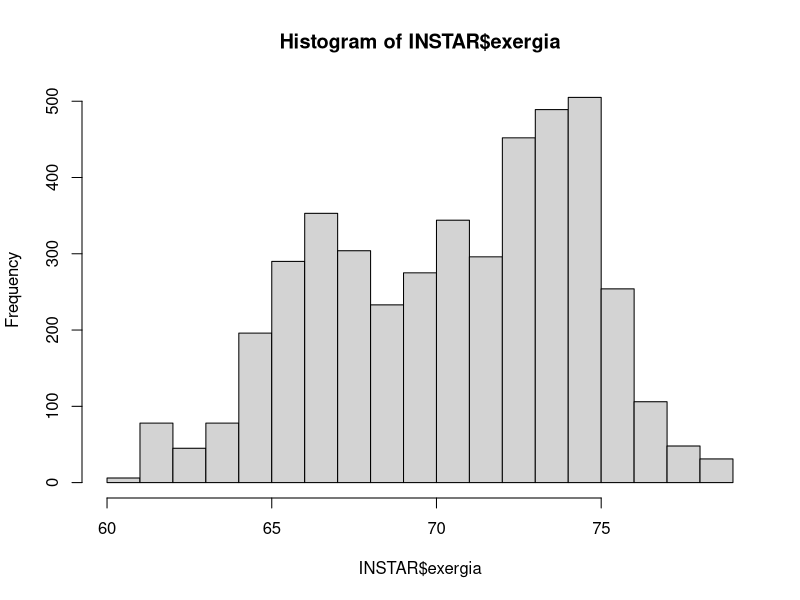
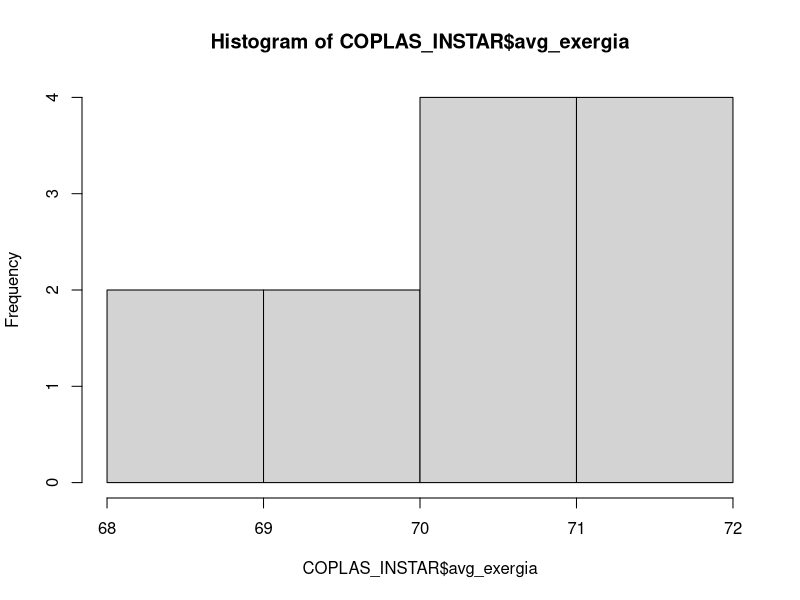
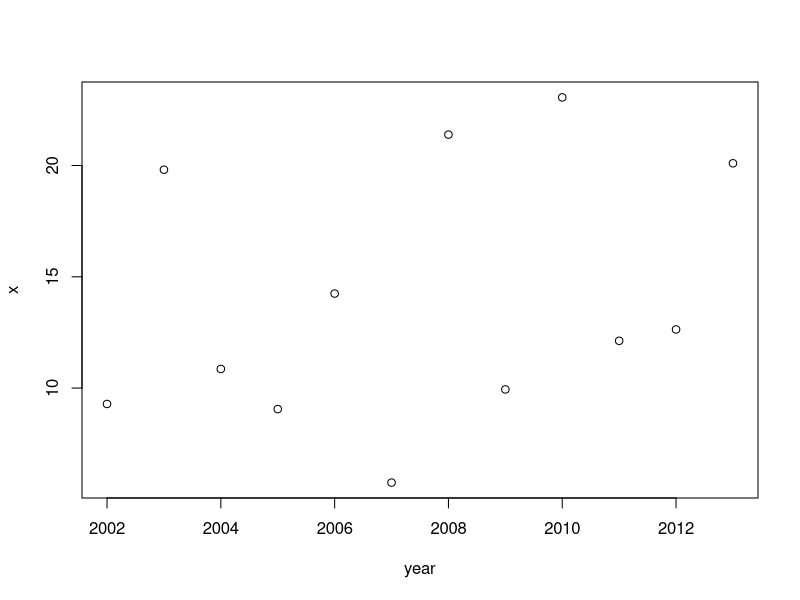
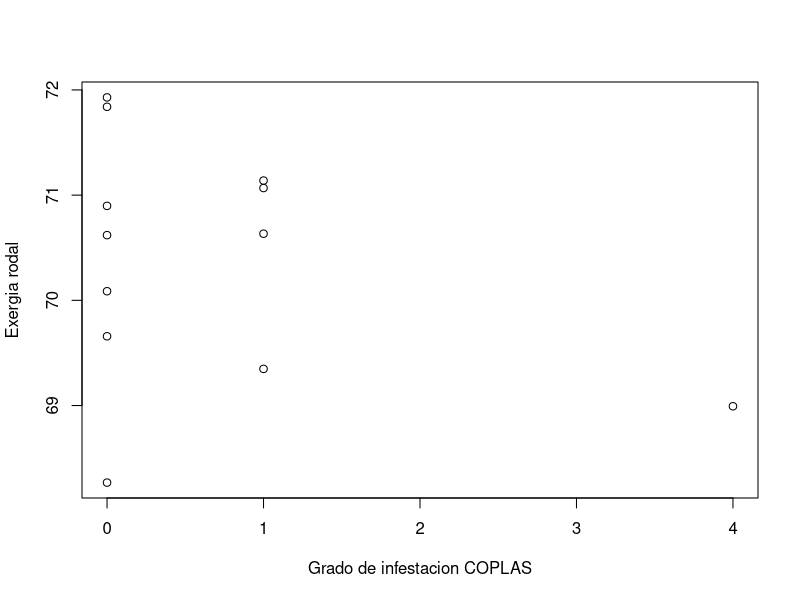
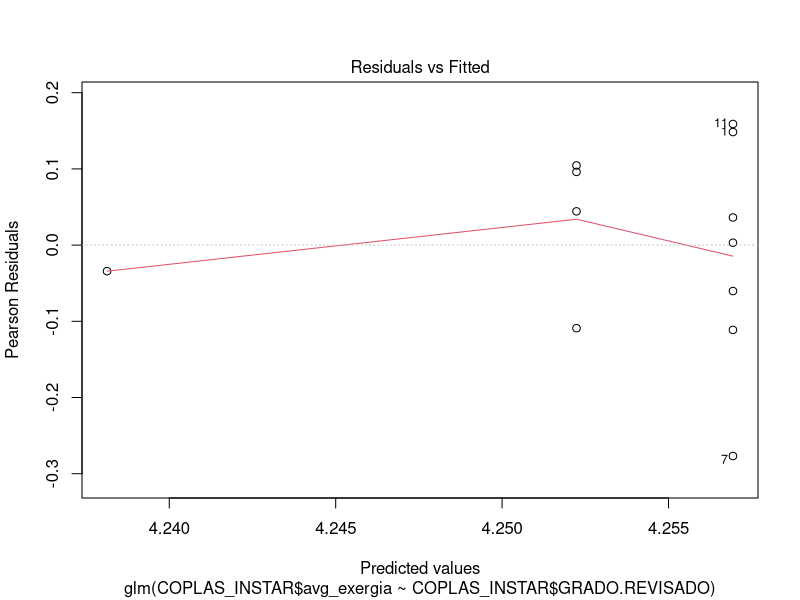
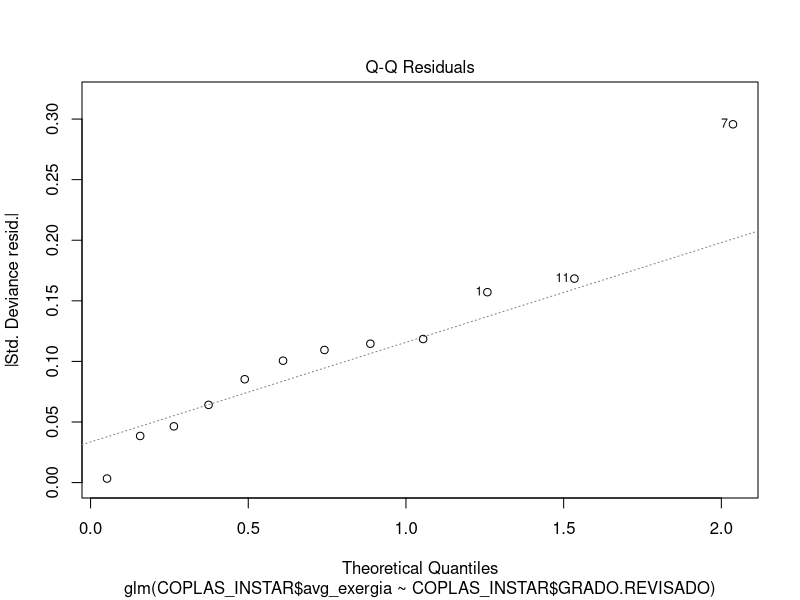
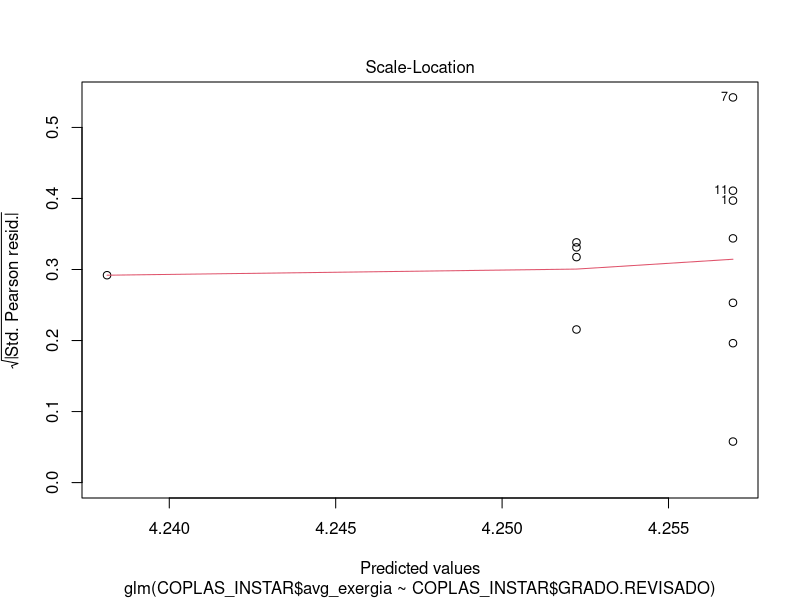
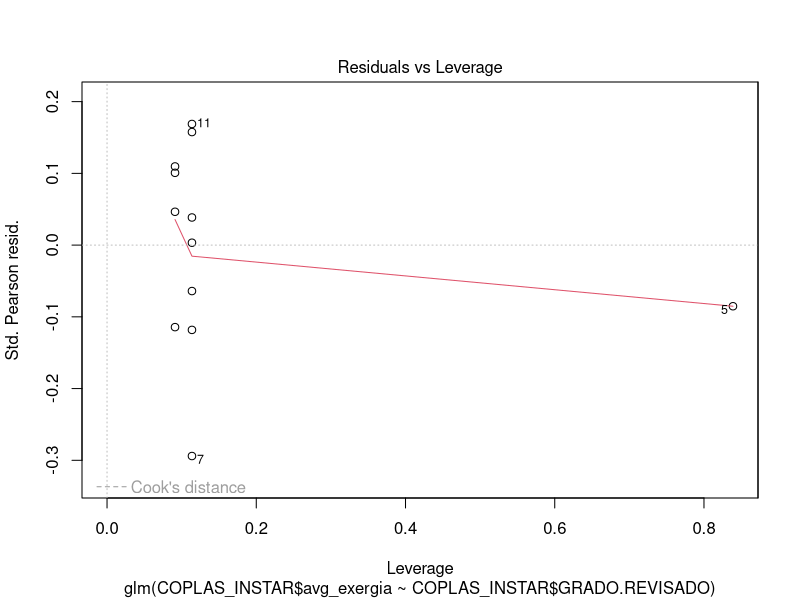

Recreate these plots in R, in order. (Note: this script raises an error after producing the figures.)
## ---- chunk 1
install.packages("lubridate")
library(lubridate) # Para las fechas
## ---- chunk 2
INSTAR<-read.table("instar_bz008.txt", header=T, sep=",", dec=".")
INSTAR$fecha <-as.Date(INSTAR$fecha, format="%m-%d-%y")#aunque pongo formato mm/dd/yyyy se pone como yyyy-mm-dd
## ---- chunk 3
INSTAR$yday <- yday(INSTAR$fecha) # anadimos el dia del anio con el paquete lubridate
INSTAR$year <- year(INSTAR$fecha) # anadimos el anio con el paquete lubridate
INSTAR$biociclo <- NULL
## ---- chunk 4
#Baza
subset_1993 <- subset(INSTAR, INSTAR$year==1993)
for(i in 1:length(subset_1993$yday)){
  ifelse(subset_1993$yday[i]<=79, 
       subset_1993$biociclo[i] <- 1, subset_1993$biociclo[i] <- 2)
}

subset_1994 <- subset(INSTAR, INSTAR$year==1994)
for(i in 1:length(subset_1994$yday)){
  ifelse(subset_1994$yday[i]<=79, 
       subset_1994$biociclo[i] <- 2, subset_1994$biociclo[i] <- 3)
}

subset_1995 <- subset(INSTAR, INSTAR$year==1995)
for(i in 1:length(subset_1995$yday)){
  ifelse(subset_1995$yday[i]<=79, 
       subset_1995$biociclo[i] <- 3, subset_1995$biociclo[i] <- 4)
}

subset_1996 <- subset(INSTAR, INSTAR$year==1996)
for(i in 1:length(subset_1996$yday)){
  ifelse(subset_1996$yday[i]<=79, 
       subset_1996$biociclo[i] <- 4, subset_1996$biociclo[i] <- 5)
}

subset_1997 <- subset(INSTAR, INSTAR$year==1997)
for(i in 1:length(subset_1997$yday)){
  ifelse(subset_1997$yday[i]<=79, 
       subset_1997$biociclo[i] <- 5, subset_1997$biociclo[i] <- 6)
}

subset_1998 <- subset(INSTAR, INSTAR$year==1998)
for(i in 1:length(subset_1998$yday)){
  ifelse(subset_1998$yday[i]<=79, 
       subset_1998$biociclo[i] <- 6, subset_1998$biociclo[i] <- 7)
}

subset_1999 <- subset(INSTAR, INSTAR$year==1999)
for(i in 1:length(subset_1999$yday)){
  ifelse(subset_1999$yday[i]<=79, 
       subset_1999$biociclo[i] <- 7, subset_1999$biociclo[i] <- 8)
}

subset_2000 <- subset(INSTAR, INSTAR$year==2000)
for(i in 1:length(subset_2000$yday)){
  ifelse(subset_2000$yday[i]<=79, 
       subset_2000$biociclo[i] <- 8, subset_2000$biociclo[i] <- 9)
}

subset_2001 <- subset(INSTAR, INSTAR$year==2001)
for(i in 1:length(subset_2001$yday)){
  ifelse(subset_2001$yday[i]<=79, 
       subset_2001$biociclo[i] <- 9, subset_2001$biociclo[i] <- 10)
}

subset_2002 <- subset(INSTAR, INSTAR$year==2002)
for(i in 1:length(subset_2002$yday)){
  ifelse(subset_2002$yday[i]<=79, 
       subset_2002$biociclo[i] <- 10, subset_2002$biociclo[i] <- 11)
}

subset_2003 <- subset(INSTAR, INSTAR$year==2003)
for(i in 1:length(subset_2003$yday)){
  ifelse(subset_2003$yday[i]<=79, 
       subset_2003$biociclo[i] <- 11, subset_2003$biociclo[i] <- 12)
}

subset_2004 <- subset(INSTAR, INSTAR$year==2004)
for(i in 1:length(subset_2004$yday)){
  ifelse(subset_2004$yday[i]<=79, 
       subset_2004$biociclo[i] <- 12, subset_2004$biociclo[i] <- 13)
}
subset_2005 <- subset(INSTAR, INSTAR$year==2005)
for(i in 1:length(subset_2005$yday)){
  ifelse(subset_2005$yday[i]<=79, 
       subset_2005$biociclo[i] <- 13, subset_2005$biociclo[i] <- 14)
}

subset_2006 <- subset(INSTAR, INSTAR$year==2006)
for(i in 1:length(subset_2006$yday)){
  ifelse(subset_2006$yday[i]<=79, 
       subset_2006$biociclo[i] <- 14, subset_2006$biociclo[i] <- 15)
}

subset_2007 <- subset(INSTAR, INSTAR$year==2007)
for(i in 1:length(subset_2007$yday)){
  ifelse(subset_2007$yday[i]<=79, 
       subset_2007$biociclo[i] <- 15, subset_2007$biociclo[i] <- 16)
}

subset_2008 <- subset(INSTAR, INSTAR$year==2008)
for(i in 1:length(subset_2008$yday)){
  ifelse(subset_2008$yday[i]<=79, 
       subset_2008$biociclo[i] <- 16, subset_2008$biociclo[i] <- 17)
}

subset_2009 <- subset(INSTAR, INSTAR$year==2009)
for(i in 1:length(subset_2009$yday)){
  ifelse(subset_2009$yday[i]<=79, 
       subset_2009$biociclo[i] <- 17, subset_2009$biociclo[i] <- 18)
}

subset_2010 <- subset(INSTAR, INSTAR$year==2010)
for(i in 1:length(subset_2010$yday)){
  ifelse(subset_2010$yday[i]<=79, 
       subset_2010$biociclo[i] <- 18, subset_2010$biociclo[i] <- 19)
}

subset_2011 <- subset(INSTAR, INSTAR$year==2011)
for(i in 1:length(subset_2011$yday)){
  ifelse(subset_2011$yday[i]<=79, 
       subset_2011$biociclo[i] <- 19, subset_2011$biociclo[i] <- 20)
}

subset_2012 <- subset(INSTAR, INSTAR$year==2012)
for(i in 1:length(subset_2012$yday)){
  ifelse(subset_2012$yday[i]<=79, 
       subset_2012$biociclo[i] <- 20, subset_2012$biociclo[i] <- 21)
}

subset_2013 <- subset(INSTAR, INSTAR$year==2013)
for(i in 1:length(subset_2013$yday)){
  ifelse(subset_2013$yday[i]<=79, 
       subset_2013$biociclo[i] <- 21, subset_2013$biociclo[i] <- 22)
}

subset_2014 <- subset(INSTAR, INSTAR$year==2014)
for(i in 1:length(subset_2014$yday)){
  ifelse(subset_2014$yday[i]<=79, 
       subset_2014$biociclo[i] <- 22, subset_2014$biociclo[i] <- 23)
}

INSTAR<- rbind(subset_1994, subset_1995, subset_1996, subset_1997, subset_1998, subset_1999, subset_2000, subset_2001, subset_2002, subset_2003, subset_2004, subset_2005, subset_2006, subset_2007, subset_2008, subset_2009, subset_2010, subset_2011, subset_2012, subset_2013) #Se quitan el primer y ultimo biociclo porque no estan completos
## ---- chunk 5
#Sierra Nevada
subset_2001 <- subset(INSTAR, INSTAR$year==2001)
for(i in 1:length(subset_2001$yday)){
  ifelse(subset_2001$yday[i]<=79, 
       subset_2001$biociclo[i] <- 1, subset_2001$biociclo[i] <- 2)
}

subset_2002 <- subset(INSTAR, INSTAR$year==2002)
for(i in 1:length(subset_2002$yday)){
  ifelse(subset_2002$yday[i]<=79, 
       subset_2002$biociclo[i] <- 2, subset_2002$biociclo[i] <- 3)
}

subset_2003 <- subset(INSTAR, INSTAR$year==2003)
for(i in 1:length(subset_2003$yday)){
  ifelse(subset_2003$yday[i]<=79, 
       subset_2003$biociclo[i] <- 3, subset_2003$biociclo[i] <- 4)
}

subset_2004 <- subset(INSTAR, INSTAR$year==2004)
for(i in 1:length(subset_2004$yday)){
  ifelse(subset_2004$yday[i]<=79, 
       subset_2004$biociclo[i] <- 4, subset_2004$biociclo[i] <- 5)
}
subset_2005 <- subset(INSTAR, INSTAR$year==2005)
for(i in 1:length(subset_2005$yday)){
  ifelse(subset_2005$yday[i]<=79, 
       subset_2005$biociclo[i] <- 5, subset_2005$biociclo[i] <- 6)
}

subset_2006 <- subset(INSTAR, INSTAR$year==2006)
for(i in 1:length(subset_2006$yday)){
  ifelse(subset_2006$yday[i]<=79, 
       subset_2006$biociclo[i] <- 6, subset_2006$biociclo[i] <- 7)
}

subset_2007 <- subset(INSTAR, INSTAR$year==2007)
for(i in 1:length(subset_2007$yday)){
  ifelse(subset_2007$yday[i]<=79, 
       subset_2007$biociclo[i] <- 7, subset_2007$biociclo[i] <- 8)
}

subset_2008 <- subset(INSTAR, INSTAR$year==2008)
for(i in 1:length(subset_2008$yday)){
  ifelse(subset_2008$yday[i]<=79, 
       subset_2008$biociclo[i] <- 8, subset_2008$biociclo[i] <- 9)
}

subset_2009 <- subset(INSTAR, INSTAR$year==2009)
for(i in 1:length(subset_2009$yday)){
  ifelse(subset_2009$yday[i]<=79, 
       subset_2009$biociclo[i] <- 9, subset_2009$biociclo[i] <- 10)
}

subset_2010 <- subset(INSTAR, INSTAR$year==2010)
for(i in 1:length(subset_2010$yday)){
  ifelse(subset_2010$yday[i]<=79, 
       subset_2010$biociclo[i] <- 10, subset_2010$biociclo[i] <- 11)
}

subset_2011 <- subset(INSTAR, INSTAR$year==2011)
for(i in 1:length(subset_2011$yday)){
  ifelse(subset_2011$yday[i]<=79, 
       subset_2011$biociclo[i] <- 11, subset_2011$biociclo[i] <- 12)
}

subset_2012 <- subset(INSTAR, INSTAR$year==2012)
for(i in 1:length(subset_2012$yday)){
  ifelse(subset_2012$yday[i]<=79, 
       subset_2012$biociclo[i] <- 12, subset_2012$biociclo[i] <- 13)
}

subset_2013 <- subset(INSTAR, INSTAR$year==2013)
for(i in 1:length(subset_2013$yday)){
  ifelse(subset_2013$yday[i]<=79, 
       subset_2013$biociclo[i] <- 13, subset_2013$biociclo[i] <- 14)
}

subset_2014 <- subset(INSTAR, INSTAR$year==2014)
for(i in 1:length(subset_2014$yday)){
  ifelse(subset_2014$yday[i]<=79, 
       subset_2014$biociclo[i] <- 14, subset_2014$biociclo[i] <- 15)
}

INSTAR<- rbind(subset_2002, subset_2003, subset_2004, subset_2005, subset_2006, subset_2007, subset_2008, subset_2009, subset_2010, subset_2011, subset_2012, subset_2013)
## ---- chunk 6
sum_l1<- aggregate(x = INSTAR$L1, by=list(biociclo=INSTAR$biociclo), FUN=sum, na.rm=TRUE)
names(sum_l1)[2] <- "sum_l1"

sum_l2<- aggregate(x = INSTAR$L2, by=list(biociclo=INSTAR$biociclo), FUN=sum, na.rm=TRUE)
names(sum_l2)[2] <- "sum_l2"

larvas<-cbind(sum_l1, sum_l2)
larvas<-larvas[-c(3)]
larvas$sum_l1l2=larvas[,2]+larvas[,3]

avg_exergia<-aggregate(INSTAR$exergia, by=list(biociclo=INSTAR$biociclo), FUN=mean, na.rm=TRUE)
names(avg_exergia)[2] <- "avg_exergia"

agreg_INSTAR <- cbind(larvas,avg_exergia)
agreg_INSTAR_biociclo <- agreg_INSTAR[ -c(5) ]

#Eliminar fila de biociclo 2 porque no es un ciclo completo, va desde junio hasta marzo. 
agreg_INSTAR_biociclo<-agreg_INSTAR_biociclo[-c(1),]

#write.csv(agreg_INSTAR_biociclo,"agreg_INSTAR_bz008_biociclo.csv",row.names=FALSE, na="")

## ---- chunk 7
COPLAS<-read.csv("zona_baza.csv", header=TRUE, sep=",")
names(COPLAS)[1] <- "RODAL"
## ---- chunk 8
#rodal<-subset(COPLAS, RODAL == "GR000006")
rodal<-subset(COPLAS, RODAL == "GR023008")
#rodal<-subset(COPLAS, RODAL == "GR023012")
#rodal<-subset(COPLAS, RODAL == "GR023015")
#rodal<-subset(COPLAS, RODAL == "GR023017")
#rodal<-subset(COPLAS, RODAL == "GR023021")

#rodal<-subset(COPLAS, RODAL == "GR000030")
#rodal<-subset(COPLAS, RODAL == "GR134018")
#rodal<-subset(COPLAS, RODAL == "GR134020")
#rodal<-subset(COPLAS, RODAL == "GR134021")
## ---- chunk 9
rodal$biociclo <- 1:23 #Sierra de Baza
#rodal$biociclo <- 1:15 #Sierra Nevada
## ---- chunk 10
COPLAS_INSTAR<-merge.data.frame(agreg_INSTAR_biociclo, rodal, by.x = "biociclo")
COPLAS_INSTAR<-COPLAS_INSTAR[-c(9)] #Eliminar la columna con el nombre del rodal
## ---- chunk 11
library(graphics)
library(ggplot2)
## ---- chunk 12
hist(INSTAR$exergia) # todos los datos de energia
hist(COPLAS_INSTAR$avg_exergia) # datos medios para cada anio
var_exergia <- aggregate(x = INSTAR$exergia, by=list(year=INSTAR$year), FUN=var, na.rm=TRUE)
plot(var_exergia)

reg_exergia <- glm(COPLAS_INSTAR$avg_exergia ~ COPLAS_INSTAR$GRADO.REVISADO, family = poisson(link="log"))
summary(reg_exergia)
plot(COPLAS_INSTAR$avg_exergia ~ COPLAS_INSTAR$GRADO.REVISADO, xlab="Grado de infestacion COPLAS", ylab = "Exergia rodal")
abline(reg_exergia)
plot(reg_exergia)
dev.off()

### Residuos estandarizados
residuals<-rstandard(reg_exergia)
### Valores ajustados
fitted_values<-fitted(reg_exergia)
### Grafica valores ajustados vs residuos (asi evaluamos a ojo la homocedasticidad. Esto es discutible...)
plot(fitted_values, residuals)
### Grafico QQ para evaluar la normalidad
qqnorm(residuals)
qqline(residuals)

ggplot(COPLAS_INSTAR, aes(x=GRADO.REVISADO, y=avg_exergia))+
geom_point(colour='red', size=6) +
geom_smooth(method=lm)+
xlab("Grado infectacion COPLAS")+
ylab("Exergia media rodal")
glm_l1<-glm(COPLAS_INSTAR$l1_ln ~ COPLAS_INSTAR$GRADO.REVISADO)
summary(glm_l1)
plot(glm_l1)
plot(COPLAS_INSTAR$l1_ln ~ COPLAS_INSTAR$GRADO.REVISADO, xlab="Infestacion COPLAS", ylab = "Ln L1")
## ---- chunk 13
huevo_ts<-ts(INSTAR$huevo, frequency = 365)
huevo_acf<-acf(huevo_ts, type=c("correlation"), plot=TRUE)
## ---- chunk 14
huevo_acf<-acf(INSTAR$huevo, type=c("correlation"), plot=TRUE)
L1_acf<-acf(INSTAR$L1, type=c("correlation"), plot=TRUE)
L2_acf<-acf(INSTAR$L2, type=c("correlation"), plot=TRUE)
crisalida_acf<-acf(INSTAR$crisalida, type=c("correlation"), plot=TRUE)
exergia_acf<-acf(INSTAR$exergia, type=c("correlation"), plot=TRUE)
## ---- chunk 15
plaga_ts<-ts(INSTAR[2:5], class=c("mts"), frequency=365)#Frecuencia es igual al numero de dias?
temp_ts<-ts(INSTAR[7:9], class=c("mts"), frequency=365)
huevos_ts<-ts(INSTAR$huevo, frequency=365)
L1_ts<-ts(INSTAR$L1, frequency=365)
L2_ts<-ts(INSTAR$L2, frequency=365)
crisalidas_ts<-ts(INSTAR$crisalida, frequency=1)
exergia_ts<-ts(INSTAR$exergia, frequency=1)
tmax_ts<-ts(INSTAR$tmax, frequency=1)
tmin_ts<-ts(INSTAR$tmin, frequency=1)
tmed_ts<-ts(INSTAR$tmed, frequency=1)
## ---- chunk 16
summary(plaga_ts)
cycle (plaga_ts)
class(plaga_ts)
str(plaga_ts)
decompose(plaga_ts)
plot(decompose(plaga_ts))
